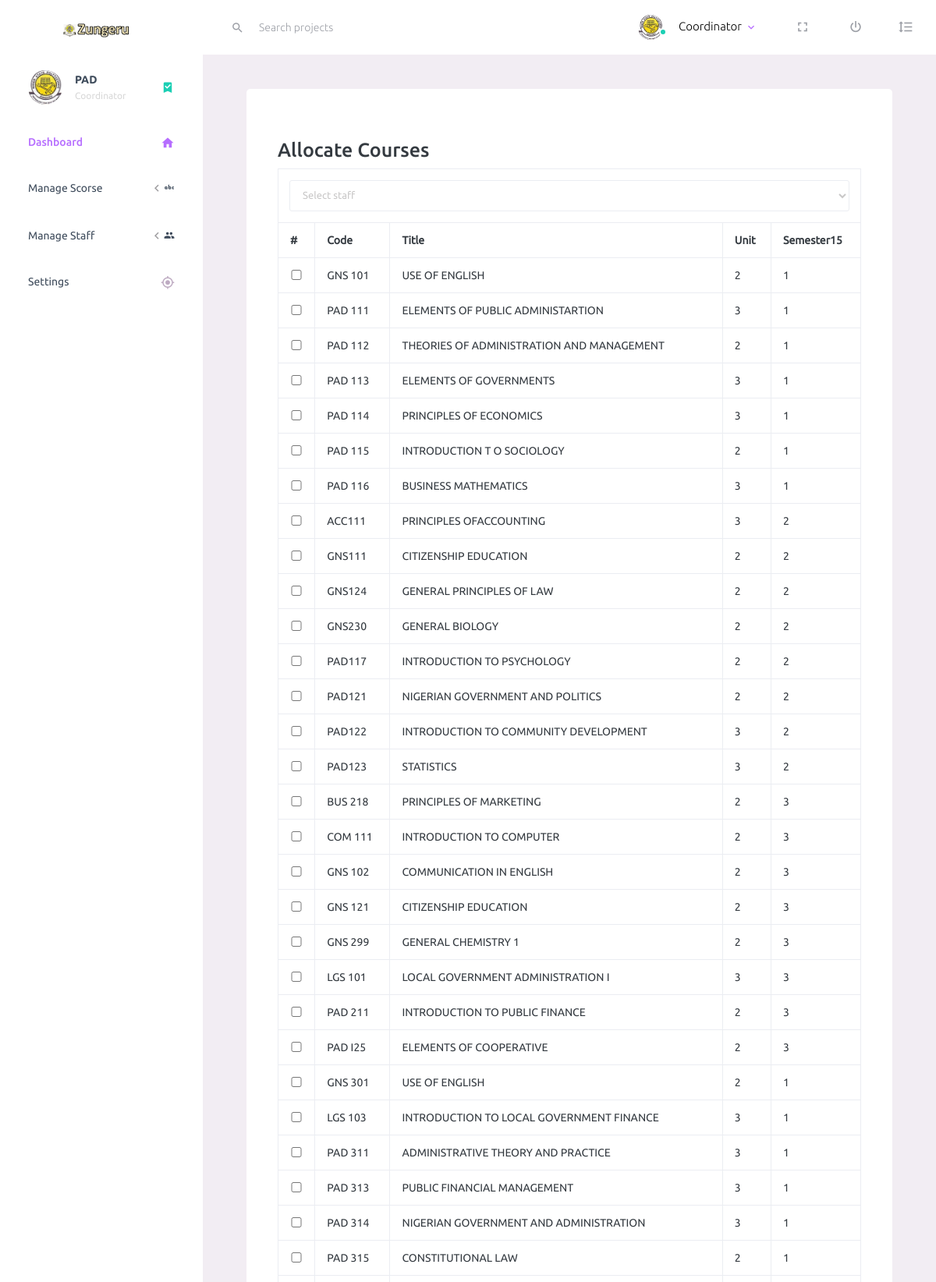
Screenshot of /RCS/RMSZ/index.php?alloc (signed in, upper part) with the database file from the repository.
### tables this page shows
CREATE TABLE `course` (
  `sn` int(11) NOT NULL AUTO_INCREMENT,
  `prog_id` varchar(255) NOT NULL,
  `unit` int(2) NOT NULL,
  `semester` int(2) NOT NULL,
  `code` varchar(255) NOT NULL,
  `title` varchar(255) NOT NULL,
  `sessions` varchar(40) NOT NULL,
  `staff_id` int(11) NOT NULL,
  PRIMARY KEY (`sn`),
  UNIQUE KEY `Programme` (`prog_id`,`semester`,`code`,`sessions`)
);

### functions/queries.php (called while the page is built, shortened)
<?php
function t_courses($course, $lg)
{
  $ssql = "SELECT * FROM course WHERE `prog_id` = '$course'";
  $msq = mysqli_query($lg, $ssql) or die(mysqli_error($lg));
  return $msq;
}
function programmess_dept($deptid, $lg)
{
  $ssql = "SELECT * FROM `programmes` WHERE `dept_id` = '$deptid'";
  $msq = mysqli_query($lg, $ssql) or die(mysqli_error());
  return $msq;
}
  ?>

### RCS/RMSZ/alloc.php (the view, shortened to what this page needs)
<?php
require_once('../../functions/queries.php');
  require_once('../../connections/connection.php');
?>
	<form name ="form1" method="post" action="">
	<table class="table table-bordered">
		<tr>
			<td colspan="5">
				<select name="staff_id" class="form-control">
					<option selected="selected">Select staff</option>
				</select>
			</td>
		</tr>
		<tr>
			<th>#</th>
			<th>Code</th>
			<th>Title</th>
			<th>Unit</th>
			<th>Semester<?php echo $_SESSION['deptid'];?></th>
		</tr>
<?php
$pgram =  programmess_dept($_SESSION['deptid'], $logs);
while($prow = mysqli_fetch_assoc($pgram))
{
	$crs =  t_courses($prow['prog_id'], $logs);
	while($rows = mysqli_fetch_assoc($crs))
	{
		?>
		<tr>
			<td><input type="checkbox" name="course_list[]" value="<?php echo $rows['sn'];?>" class="form-control"></td>
			<td><?php echo $rows['code'];?></td>
			<td><?php echo $rows['title'];?></td>
			<td><?php echo $rows['unit'];?></td>
			<td><?php echo $rows['semester'];?></td>
		</tr>
	<?php
	}
}
?>
	</table>
<br>
</form>

### rows the page displays
course: code "GNS 101", title "USE OF ENGLISH", unit "2", semester "1"
course: code "PAD 111", title "ELEMENTS OF PUBLIC ADMINISTARTION", unit "3", semester "1"
course: code "PAD 112", title "THEORIES OF ADMINISTRATION AND MANAGEMENT", unit "2", semester "1"
course: code "PAD 113", title "ELEMENTS OF GOVERNMENTS", unit "3", semester "1"
course: code "PAD 114", title "PRINCIPLES OF ECONOMICS", unit "3", semester "1"
course: code "PAD 115", title "INTRODUCTION T O SOCIOLOGY", unit "2", semester "1"
course: code "PAD 116", title "BUSINESS MATHEMATICS", unit "3", semester "1"
course: code "ACC111", title "PRINCIPLES OFACCOUNTING", unit "3", semester "2"
course: code "GNS111", title "CITIZENSHIP EDUCATION", unit "2", semester "2"
course: code "GNS124", title "GENERAL PRINCIPLES OF LAW", unit "2", semester "2"
course: code "GNS230", title "GENERAL BIOLOGY", unit "2", semester "2"
course: code "PAD117", title "INTRODUCTION TO PSYCHOLOGY", unit "2", semester "2"
course: code "PAD121", title "NIGERIAN GOVERNMENT AND POLITICS", unit "2", semester "2"
course: code "PAD122", title "INTRODUCTION TO COMMUNITY DEVELOPMENT", unit "3", semester "2"
course: code "PAD123", title "STATISTICS", unit "3", semester "2"
course: code "BUS 218", title "PRINCIPLES OF MARKETING", unit "2", semester "3"
course: code "COM 111", title "INTRODUCTION TO COMPUTER", unit "2", semester "3"
course: code "GNS 102", title "COMMUNICATION IN ENGLISH", unit "2", semester "3"
course: code "GNS 121", title "CITIZENSHIP EDUCATION", unit "2", semester "3"
course: code "GNS 299", title "GENERAL CHEMISTRY 1", unit "2", semester "3"
course: code "LGS 101", title "LOCAL GOVERNMENT ADMINISTRATION I", unit "3", semester "3"
course: code "PAD 211", title "INTRODUCTION TO PUBLIC FINANCE", unit "2", semester "3"
course: code "PAD I25", title "ELEMENTS OF COOPERATIVE", unit "2", semester "3"
course: code "GNS 301", title "USE OF ENGLISH", unit "2", semester "1"
course: code "LGS 103", title "INTRODUCTION TO LOCAL GOVERNMENT FINANCE", unit "3", semester "1"
course: code "PAD 311", title "ADMINISTRATIVE THEORY AND PRACTICE", unit "3", semester "1"
course: code "PAD 313", title "PUBLIC FINANCIAL MANAGEMENT", unit "3", semester "1"
course: code "PAD 314", title "NIGERIAN GOVERNMENT AND ADMINISTRATION", unit "3", semester "1"
course: code "PAD 315", title "CONSTITUTIONAL LAW", unit "2", semester "1"

### other values shown
$_SESSION['MM_Usernames'] "Coordinator"
$departmentcode "PAD"
$_SESSION['deptid'] "15"
